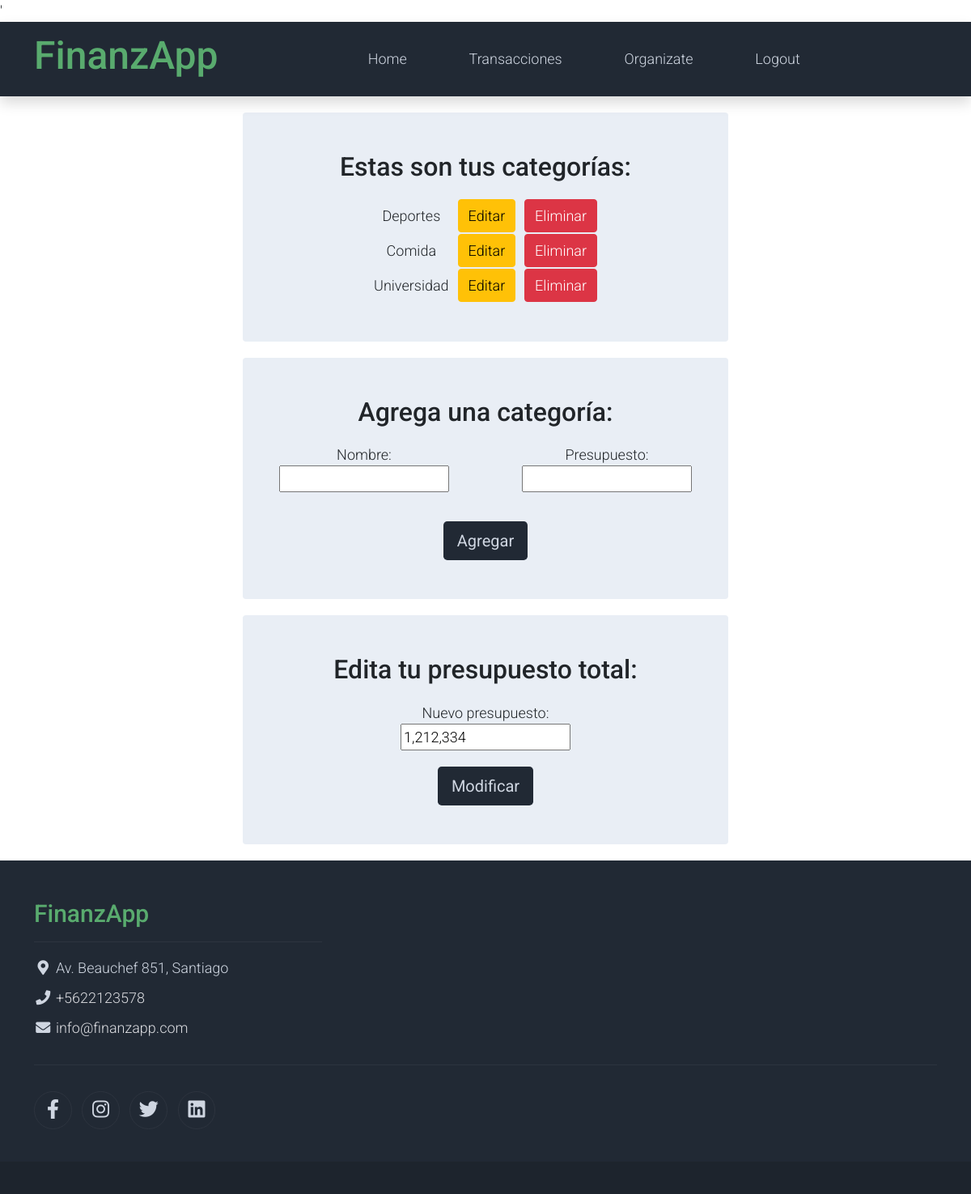
/organiza_tus_finanzas/ (signed in), run on an earlier commit of the app's database.
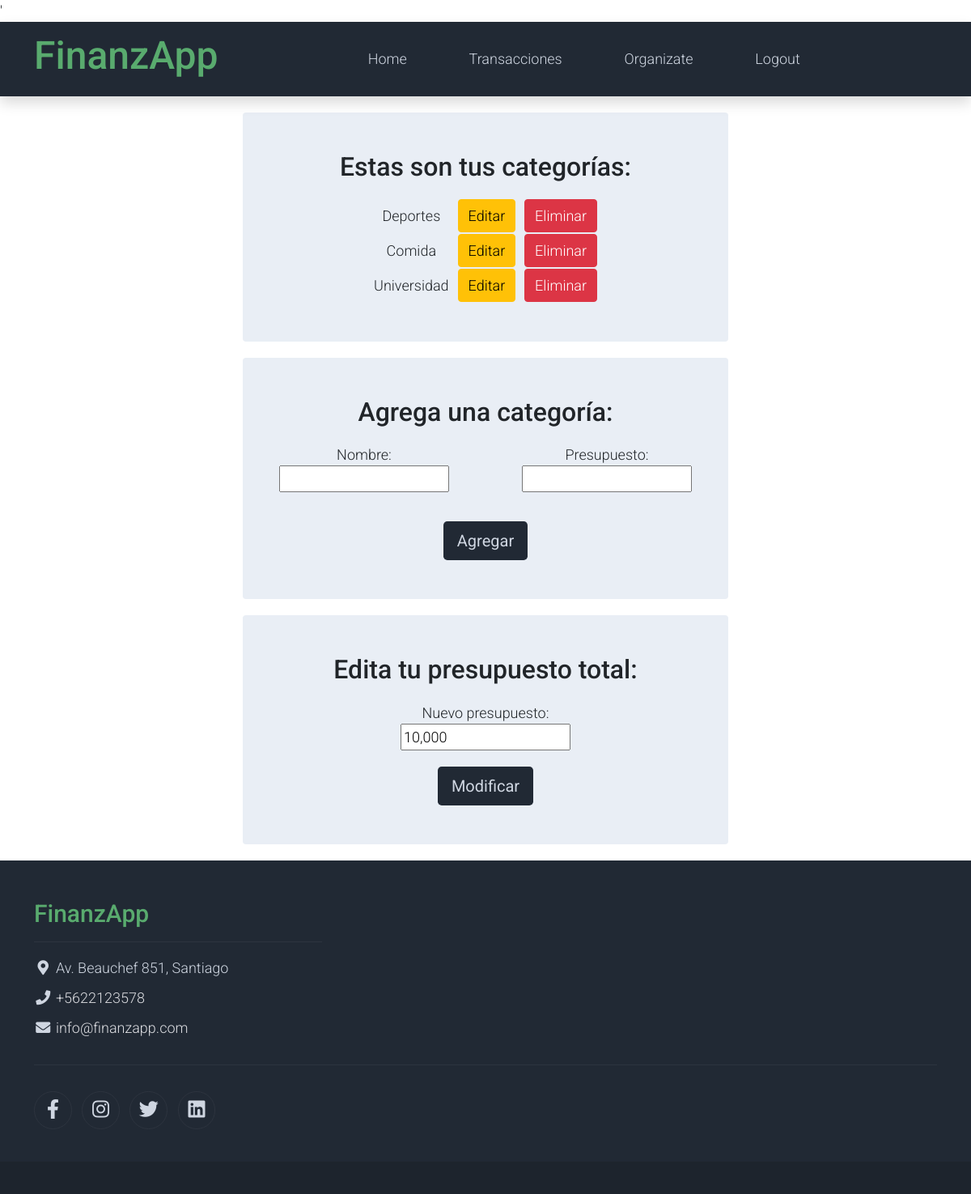
And on a later commit of the database.
### finanzapp/models.py (models this page shows)
class User(AbstractUser):
    display_name = models.CharField(max_length=100, blank=True)
    total = models.FloatField(default=0)
    budget = models.FloatField(blank=True, null=True)

### finanzapp/views.py (the view)
# urls.py: path('organiza_tus_finanzas/', organize_fin, name='organiza_finanzas'),
def organize_fin(request):
    if request.user.is_authenticated:
        if request.method == 'POST':
            if 'name' and 'budget' in request.POST:
                name = request.POST['name']
                budget = request.POST['budget']
                category = Category.objects.create(name=name, budget=budget, user=request.user)
                category.save()
                return redirect('organiza_finanzas')
            if 'global_budget' in request.POST:
                global_budget = request.POST['global_budget']
                request.user.budget = float(global_budget.replace(",",""))
                request.user.save()
                return redirect('organiza_finanzas')
        else:
            global_budget = request.user.budget
            categories = Category.objects.filter(user = request.user)
            return render(request, 'organiza_finanzas.html', {'categories': categories, 'global_budget': global_budget})
    else:
        return render(request, 'login.html', {'error_message': 'Nombre de usuario o contraseña incorrectos'})

### finanzapp/templates/organiza_finanzas.html (shortened to what this page needs)
{% extends 'base.html' %}
{% load humanize %}
{% block content %}
<div class="col-md-6 m-auto text-center">
    <div class="container-fluid bg-light py-5 rounded">
    <h2>Estas son tus categorías:</h2>
        <table class="col-md-6 m-auto text-center">
            {% for category in categories %}
            {% if category.name != "ninguna" %}
            <tr>
                <td>{{ category.name }}</td>
                <td><a class="btn btn-warning" href="/editCat/{{ category.id }}">Editar</a></td>
                <td><a class="btn btn-danger" href="/eliminarCat/{{ category.id }}">Eliminar</a></td>
            </tr>
            {% endif %}
            {% endfor %}
        </table>
    </div>
    <div class="container-fluid bg-light py-5 rounded">
        <h2>Agrega una categoría:</h2>
        <form method="post">
            <div class="row">
                <div class="form-group col-md-6 mb-3">
                    <label for="name">Nombre:</label>
                    <div class="another-custom-class">
                        <input type="text" name="name" required>
                    </div>
                </div>
                <div class="form-group col-md-6 mb-3">
                    <label for="budget">Presupuesto:</label>
                    <div class="another-custom-class">
                        <input type="number" name="budget" required>
                    </div>
                </div>
            </div>
            <button type="submit" class="btn bg-dark btn-lg px-3 text-light">Agregar</button>
        </form>
    </div>
    <div class="container-fluid bg-light py-5 rounded">
        <h2>Edita tu presupuesto total:</h2>
        <form method="post">
                <div class="form-group">
                    <label for="budget">Nuevo presupuesto:</label>
                    <div class="another-custom-class">
                        <input name="global_budget" value= "{{ global_budget|floatformat:0|intcomma }}" required>
                    </div>
                </div>
            <button type="submit" class="btn bg-dark btn-lg px-3 text-light">Modificar</button>
        </form>
    </div>
</div>
{% endblock %}

What changed in the data, as far as the page shows it:
changed User: global_budget "1,212,334" → "10,000"
